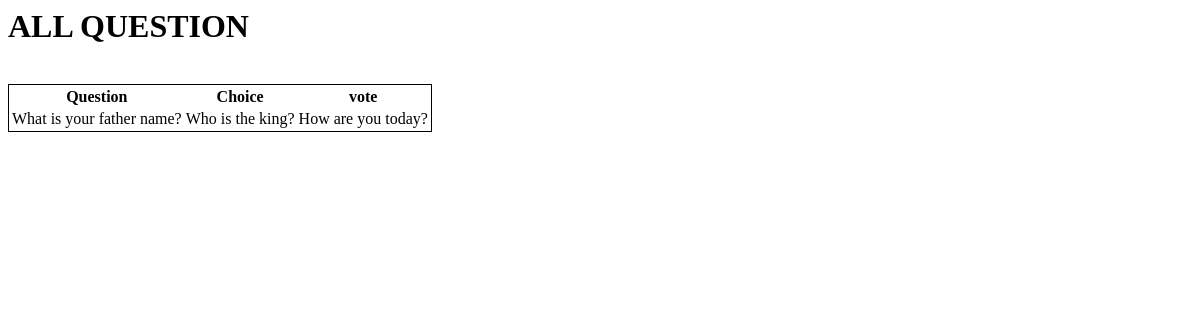
The app's page /polls/table/, older data.
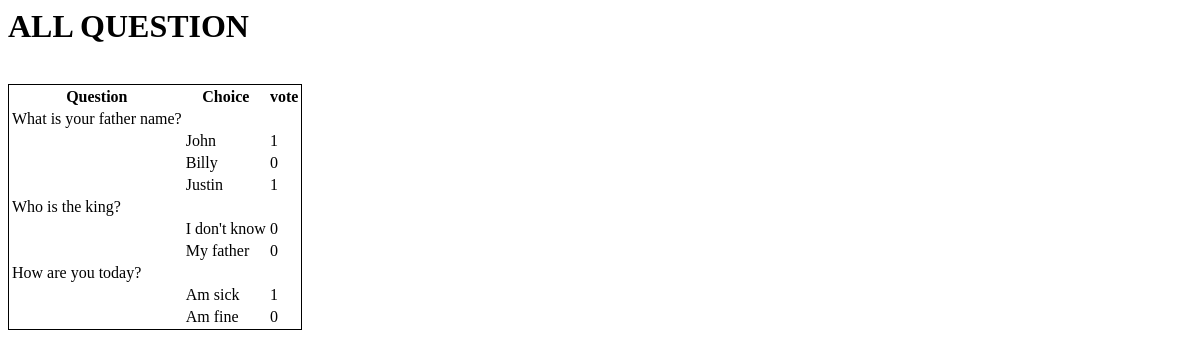
The same page, newer data.
### polls/models.py (models this page shows, shortened)
class Question(models.Model):
    question_text = models.CharField(max_length=200)
    pub_date = models.DateTimeField('date published')

class Choice(models.Model):
    question = models.ForeignKey(Question, on_delete=models.CASCADE)
    choice_text = models.CharField(max_length=200)
    votes = models.IntegerField(default=0)

### polls/views.py (the view)
# urls.py: path('table/', views.table, name='table'),
def table(request):
    question_list = Question.objects.order_by('id')
    all_question = Question.objects.all()
    return render(request, 'polls/table.html',context={
        'question' : question_list,
        'all_question': all_question
    })

### polls/templates/polls/table.html (shortened to what this page needs)
<h1>ALL QUESTION</h1>
<table style=" border: solid black 1px">
    <tr>
    <th>Question</th>
    <th>Choice</th>
    <th>vote</th>
    </tr>
    {% for question in all_question  %}
    <td>{{question.question_text}}</td>
        {% for choice in question.choice_set.all %}
        <tr>
        <td></td>
        <td>{{choice.choice_text}}</td>
        <td>{{choice.votes}}</td>
        </tr>
        {% endfor %}
    {% endfor %}

Row changes from the older to the newer data that the page shows:
added Choice: choice_text "John", votes "1", shown under Question "What is your father name?"
added Choice: choice_text "Billy", votes "0", shown under Question "What is your father name?"
added Choice: choice_text "Justin", votes "1", shown under Question "What is your father name?"
added Choice: choice_text "I don't know", votes "0", shown under Question "Who is the king?"
added Choice: choice_text "My father", votes "0", shown under Question "Who is the king?"
added Choice: choice_text "Am sick", votes "1", shown under Question "How are you today?"
added Choice: choice_text "Am fine", votes "0", shown under Question "How are you today?"
